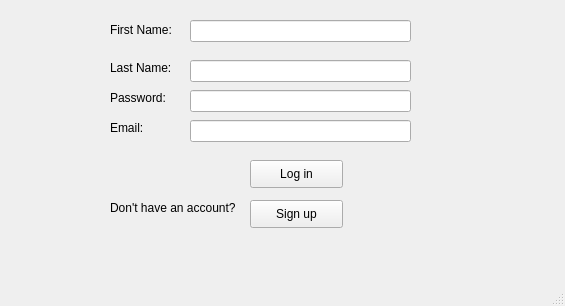
<?xml version="1.0" encoding="UTF-8"?>
<ui version="4.0">
 <class>MainWindow</class>
 <widget class="QMainWindow" name="MainWindow">
  <property name="geometry">
   <rect>
    <x>0</x>
    <y>0</y>
    <width>565</width>
    <height>306</height>
   </rect>
  </property>
  <property name="windowTitle">
   <string>MainWindow</string>
  </property>
  <widget class="QWidget" name="centralwidget">
   <widget class="QLabel" name="label">
    <property name="geometry">
     <rect>
      <x>110</x>
      <y>20</y>
      <width>131</width>
      <height>20</height>
     </rect>
    </property>
    <property name="text">
     <string>First Name:</string>
    </property>
   </widget>
   <widget class="QLineEdit" name="password">
    <property name="geometry">
     <rect>
      <x>190</x>
      <y>90</y>
      <width>221</width>
      <height>22</height>
     </rect>
    </property>
   </widget>
   <widget class="QLabel" name="label_2">
    <property name="geometry">
     <rect>
      <x>110</x>
      <y>90</y>
      <width>61</width>
      <height>16</height>
     </rect>
    </property>
    <property name="text">
     <string>Password:</string>
    </property>
   </widget>
   <widget class="QLineEdit" name="first_name">
    <property name="geometry">
     <rect>
      <x>190</x>
      <y>20</y>
      <width>221</width>
      <height>22</height>
     </rect>
    </property>
   </widget>
   <widget class="QPushButton" name="Login_button">
    <property name="geometry">
     <rect>
      <x>250</x>
      <y>160</y>
      <width>93</width>
      <height>28</height>
     </rect>
    </property>
    <property name="text">
     <string>Log in</string>
    </property>
   </widget>
   <widget class="QLabel" name="label_3">
    <property name="geometry">
     <rect>
      <x>110</x>
      <y>200</y>
      <width>141</width>
      <height>16</height>
     </rect>
    </property>
    <property name="text">
     <string>Don't have an account?</string>
    </property>
   </widget>
   <widget class="QPushButton" name="Signup_button">
    <property name="geometry">
     <rect>
      <x>250</x>
      <y>200</y>
      <width>93</width>
      <height>28</height>
     </rect>
    </property>
    <property name="text">
     <string>Sign up</string>
    </property>
   </widget>
   <widget class="QLabel" name="label_4">
    <property name="geometry">
     <rect>
      <x>110</x>
      <y>120</y>
      <width>61</width>
      <height>16</height>
     </rect>
    </property>
    <property name="text">
     <string>Email:</string>
    </property>
   </widget>
   <widget class="QLabel" name="label_5">
    <property name="geometry">
     <rect>
      <x>110</x>
      <y>60</y>
      <width>71</width>
      <height>16</height>
     </rect>
    </property>
    <property name="text">
     <string>Last Name:</string>
    </property>
   </widget>
   <widget class="QLineEdit" name="last_name">
    <property name="geometry">
     <rect>
      <x>190</x>
      <y>60</y>
      <width>221</width>
      <height>22</height>
     </rect>
    </property>
   </widget>
   <widget class="QLineEdit" name="email">
    <property name="geometry">
     <rect>
      <x>190</x>
      <y>120</y>
      <width>221</width>
      <height>22</height>
     </rect>
    </property>
   </widget>
  </widget>
  <widget class="QMenuBar" name="menubar">
   <property name="geometry">
    <rect>
     <x>0</x>
     <y>0</y>
     <width>565</width>
     <height>26</height>
    </rect>
   </property>
  </widget>
  <widget class="QStatusBar" name="statusbar"/>
 </widget>
 <resources/>
 <connections/>
</ui>
